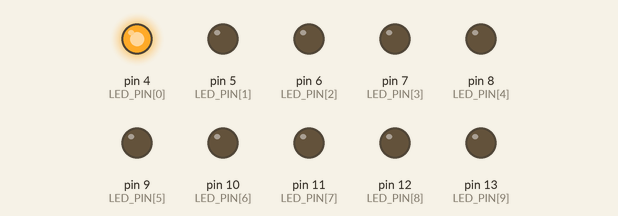
Bench run of a sketch on a simulated Arduino Uno, built with avr-gcc and run on an emulated ATmega328P. On the bench: output pins drawn as LEDs (lit = HIGH).

Above: at 0.05 s.
At 0.75 s:
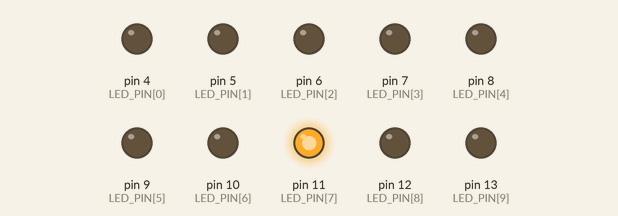
At 1.55 s:
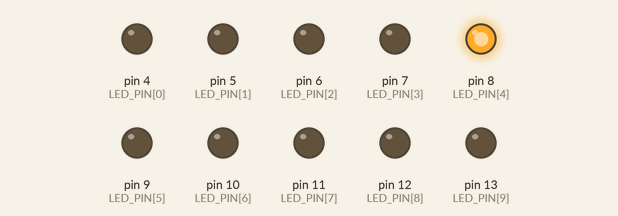
At 2.25 s:
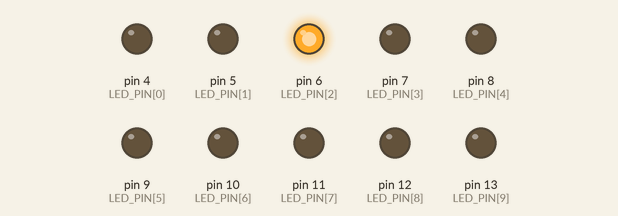
At 3.0 s:
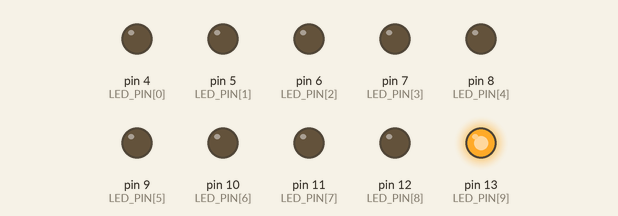
At 4.55 s:
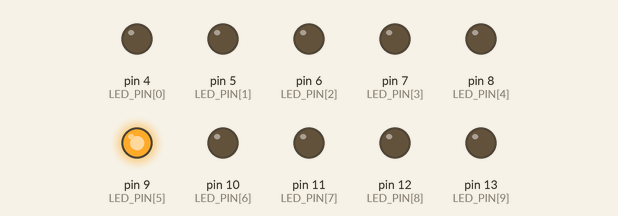
Timing chart, 0 to 4.8 s (numbered marks = the images above):
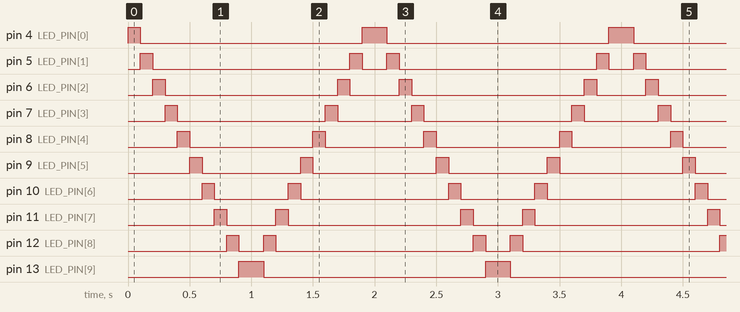

Measured:
- by itself, pin 4 (LED_PIN[0]): repeats every 2.0 s: LOW 1.8 s, HIGH 0.20 s
- by itself, pin 5 (LED_PIN[1]): repeats every 2.0 s: LOW 1.6 s, HIGH 0.10 s, LOW 0.20 s, HIGH 0.10 s
- by itself, pin 6 (LED_PIN[2]): repeats every 2.0 s: LOW 1.4 s, HIGH 0.10 s, LOW 0.40 s, HIGH 0.10 s
- by itself, pin 7 (LED_PIN[3]): repeats every 2.0 s: LOW 1.2 s, HIGH 0.10 s, LOW 0.60 s, HIGH 0.10 s
- by itself, pin 8 (LED_PIN[4]): repeats every 2.0 s: LOW 1.0 s, HIGH 0.10 s, LOW 0.80 s, HIGH 0.10 s
- by itself, pin 9 (LED_PIN[5]): repeats every 2.0 s: LOW 0.80 s, HIGH 0.10 s, LOW 1.0 s, HIGH 0.10 s
- by itself, pin 10 (LED_PIN[6]): repeats every 2.0 s: LOW 0.60 s, HIGH 0.10 s, LOW 1.2 s, HIGH 0.10 s
- by itself, pin 11 (LED_PIN[7]): repeats every 2.0 s: LOW 0.40 s, HIGH 0.10 s, LOW 1.4 s, HIGH 0.10 s

The sketch:

Blink.ino
```cpp
const byte LED_PIN []= {4,5,6,7,8,9,10,11,12,13};

void setup() {
  for(byte i = 0; i <= 9; i++) {
    pinMode(LED_PIN[i], OUTPUT);
  }

}

void loop() {
  for(byte i = 0; i<= 9; i++){
    digitalWrite(LED_PIN[i], 1);
    delay(100);
    digitalWrite(LED_PIN[i],0);
  }
  for(int i = 9; i>= 0; i--){
    digitalWrite(LED_PIN[i], 1);
    delay(100);
    digitalWrite(LED_PIN[i],0);
  }
}
```
